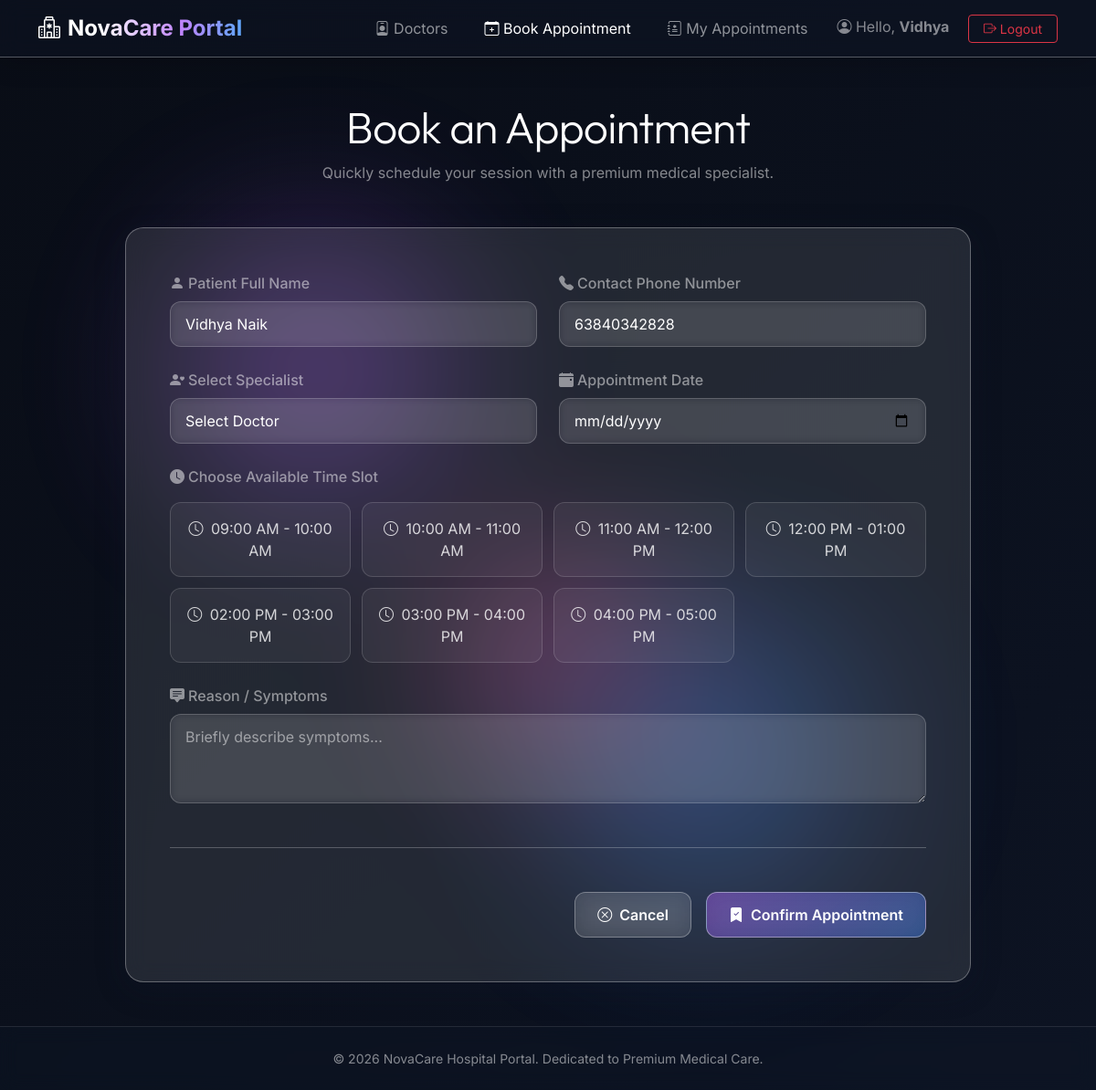
Screenshot of /book/ (signed in) with the database file from the repository.
### appointments/models.py (models this page shows, shortened)
class Appointment(models.Model):
    STATUS_CHOICES = [
        ('PENDING', 'Pending'),
        ('CONFIRMED', 'Confirmed'),
        ('DECLINED', 'Declined'),
        ('COMPLETED', 'Completed'),
        ('RESCHEDULED', 'Rescheduled'),
    ]
    TIME_SLOT_CHOICES = [
        ('09:00 - 10:00', '09:00 AM - 10:00 AM'),
        ('10:00 - 11:00', '10:00 AM - 11:00 AM'),
        ('11:00 - 12:00', '11:00 AM - 12:00 PM'),
        ('12:00 - 13:00', '12:00 PM - 01:00 PM'),
        ('14:00 - 15:00', '02:00 PM - 03:00 PM'),
        ('15:00 - 16:00', '03:00 PM - 04:00 PM'),
        ('16:00 - 17:00', '04:00 PM - 05:00 PM'),
    ]
    PATIENT_RESPONSE_CHOICES = [
        ('PENDING', 'Pending'),
        ('ACCEPTED', 'Accepted'),
        ('REJECTED', 'Rejected'),
    ]
    patient = models.ForeignKey(User, on_delete=models.CASCADE, related_name='appointments', null=True, blank=True)
    patient_name = models.CharField(max_length=100)
    patient_phone = models.CharField(max_length=20)
    doctor = models.ForeignKey(Doctor, on_delete=models.CASCADE, related_name='appointments')
    appointment_date = models.DateField()
    time_slot = models.CharField(max_length=20, choices=TIME_SLOT_CHOICES)
    reason = models.TextField()
    status = models.CharField(max_length=15, choices=STATUS_CHOICES, default='PENDING')
    doctor_response_message = models.TextField(blank=True, null=True)
    rescheduled_date = models.DateField(null=True, blank=True)
    rescheduled_time = models.CharField(max_length=20, choices=TIME_SLOT_CHOICES, null=True, blank=True)
    patient_response = models.CharField(max_length=20, choices=PATIENT_RESPONSE_CHOICES, default='PENDING')
    declined_reason = models.TextField(blank=True, null=True)
    created_at = models.DateTimeField(auto_now_add=True)
    updated_at = models.DateTimeField(auto_now=True)

### appointments/views.py (the view, shortened to what this page needs)
# urls.py: path('book/', views.AppointmentCreateView.as_view(), name='book_appointment'),
class AppointmentCreateView(LoginRequiredMixin, CreateView):
    login_url = 'login'
    model = Appointment
    form_class = AppointmentForm
    template_name = 'portal/book_appointment.html'
    success_url = reverse_lazy('dashboard')
    def get_initial(self):
        initial = super().get_initial()
        if self.request.user.is_authenticated:
            initial['patient_name'] = self.request.user.get_full_name() or self.request.user.username
            last_app = Appointment.objects.filter(patient=self.request.user).order_by('-created_at').first()
            if last_app:
                initial['patient_phone'] = last_app.patient_phone
        return initial

### appointments/forms.py (shortened to what this page needs)
class AppointmentForm(forms.ModelForm):
    doctor = forms.ModelChoiceField(
        queryset=Doctor.objects.filter(is_active=True),
        empty_label="Select Doctor",
        widget=forms.Select(attrs={'class': 'form-select glass-input'})
    )
    class Meta:
        model = Appointment
        fields = ['patient_name', 'patient_phone', 'doctor', 'appointment_date', 'time_slot', 'reason']
        widgets = {
            'patient_name': forms.TextInput(attrs={'class': 'form-control glass-input', 'placeholder': 'Enter patient full name'}),
            'patient_phone': forms.TextInput(attrs={'class': 'form-control glass-input', 'placeholder': 'Enter contact number'}),
            'appointment_date': forms.DateInput(attrs={'class': 'form-control glass-input', 'type': 'date'}),
            'time_slot': forms.Select(attrs={'class': 'form-select glass-input'}),
            'reason': forms.Textarea(attrs={'class': 'form-control glass-input', 'rows': 3, 'placeholder': 'Briefly describe symptoms...'}),
        }

### appointments/models.py (called while the page is built)
    def __str__(self):
        return f"Dr. {self.name} ({self.get_department_display()})"

### templates/portal/book_appointment.html (shortened to what this page needs)
{% extends 'base.html' %}
{% block content %}
<div class="row justify-content-center">
    <div class="col-lg-10">
        <div class="text-center mb-5">
            <h1 class="display-5 text-white">Book an Appointment</h1>
            <p class="text-white-50">Quickly schedule your session with a premium medical specialist.</p>
        </div>
        <div class="glass-card p-4 p-md-5">
            <form method="post" id="appointment-form" novalidate>
                <div class="row g-4">
                    <div class="col-md-6">
                        <label for="{{ form.patient_name.id_for_label }}" class="form-label text-white-50 fw-medium">
                            <i class="bi bi-person-fill me-1"></i>Patient Full Name
                        </label>
                        {{ form.patient_name }}
                    </div>
                    <div class="col-md-6">
                        <label for="{{ form.patient_phone.id_for_label }}" class="form-label text-white-50 fw-medium">
                            <i class="bi bi-telephone-fill me-1"></i>Contact Phone Number
                        </label>
                        {{ form.patient_phone }}
                    </div>
                    <div class="col-md-6">
                        <label for="{{ form.doctor.id_for_label }}" class="form-label text-white-50 fw-medium">
                            <i class="bi bi-person-heart me-1"></i>Select Specialist
                        </label>
                        {{ form.doctor }}
                    </div>
                    <div class="col-md-6">
                        <label for="{{ form.appointment_date.id_for_label }}" class="form-label text-white-50 fw-medium">
                            <i class="bi bi-calendar-event-fill me-1"></i>Appointment Date
                        </label>
                        {{ form.appointment_date }}
                    </div>
                    <div class="col-12">
                        <label class="form-label text-white-50 fw-medium d-block mb-3">
                            <i class="bi bi-clock-fill me-1"></i>Choose Available Time Slot
                        </label>
                        <div class="time-slot-grid" id="custom-time-slot-container">
                            {% for value, label in form.fields.time_slot.choices %}
                                {% if value %}
                                    <button type="button" class="btn time-slot-btn py-3" data-value="{{ value }}">
                                        <i class="bi bi-clock me-1 text-purple"></i> {{ label }}
                                    </button>
                                {% endif %}
                            {% endfor %}
                        </div>
                    </div>
                    <div class="col-12">
                        <label for="{{ form.reason.id_for_label }}" class="form-label text-white-50 fw-medium">
                            <i class="bi bi-chat-square-text-fill me-1"></i>Reason / Symptoms
                        </label>
                        {{ form.reason }}
                    </div>
                </div>
                <hr class="border-white-50 opacity-20 my-5">
                <div class="d-flex flex-column flex-md-row justify-content-end gap-3">
                    <a href="{% url 'doctor_list' %}" class="glass-btn text-decoration-none">
                        <i class="bi bi-x-circle"></i> Cancel
                    </a>
                    <button type="submit" class="glass-btn glass-btn-primary">
                        <i class="bi bi-bookmark-check-fill"></i> Confirm Appointment
                    </button>
                </div>
            </form>
        </div>
    </div>
</div>
{% endblock %}

### templates/base.html (shortened to what this page needs)
{% load static %}
<!DOCTYPE html>
<html lang="en">
<head>
    <link href="https://cdn.jsdelivr.net/npm/bootstrap@5.3.2/dist/css/bootstrap.min.css" rel="stylesheet">
    <link href="https://cdn.jsdelivr.net/npm/bootstrap-icons@1.11.2/font/bootstrap-icons.min.css" rel="stylesheet">
    <link rel="stylesheet" href="{% static 'css/style.css' %}">
</head>
<body>
    <div class="bg-glow-container">
        <div class="bg-glow-orb orb-1"></div>
        <div class="bg-glow-orb orb-2"></div>
        <div class="bg-glow-orb orb-3"></div>
    </div>
    <nav class="navbar navbar-expand-lg navbar-dark glass-navbar sticky-top">
        <div class="container">
            <a class="navbar-brand fw-bold fs-4" href="{% url 'doctor_list' %}">
                <i class="bi bi-hospital" style="color: #c084fc;"></i>
                <span>NovaCare Portal</span>
            </a>
            <div class="collapse navbar-collapse" id="navbarNav">
                <ul class="navbar-nav ms-auto align-items-center gap-2 mt-2 mt-lg-0">
                    <li class="nav-item">
                        <a class="nav-link px-3 {% if request.resolver_match.url_name == 'doctor_list' %}active{% endif %}" href="{% url 'doctor_list' %}">
                            <i class="bi bi-person-badge"></i> Doctors
                        </a>
                    </li>
                    {% if user.is_authenticated %}
                        {% if user.is_superuser or user.is_staff %}
                            <li class="nav-item">
                                <a class="nav-link px-3 {% if request.resolver_match.url_name == 'admin_dashboard' %}active{% endif %}" href="{% url 'admin_dashboard' %}">
                                    <i class="bi bi-shield-lock-fill"></i> Admin Panel
                                </a>
                            </li>
                        {% elif user.doctor_profile %}
                            <li class="nav-item">
                                <a class="nav-link px-3 {% if request.resolver_match.url_name == 'doctor_dashboard' %}active{% endif %}" href="{% url 'doctor_dashboard' %}">
                                    <i class="bi bi-grid-1x2-fill"></i> Doctor Panel
                                </a>
                            </li>
                        {% else %}
                            <li class="nav-item">
                                <a class="nav-link px-3 {% if request.resolver_match.url_name == 'book_appointment' %}active{% endif %}" href="{% url 'book_appointment' %}">
                                    <i class="bi bi-calendar-plus"></i> Book Appointment
                                </a>
                            </li>
                            <li class="nav-item">
                                <a class="nav-link px-3 {% if request.resolver_match.url_name == 'patient_dashboard' %}active{% endif %}" href="{% url 'patient_dashboard' %}">
                                    <i class="bi bi-journal-medical"></i> My Appointments
                                </a>
                            </li>
                        {% endif %}
                        <li class="nav-item ms-lg-2">
                            <span class="navbar-text me-3 d-none d-lg-inline text-white-50">
                                <i class="bi bi-person-circle"></i> Hello, <strong>{{ user.first_name|default:user.username }}</strong>
                            </span>
                            <a class="btn btn-outline-danger btn-sm px-3" href="{% url 'logout' %}">
                                <i class="bi bi-box-arrow-right"></i> Logout
                            </a>
                        </li>
                    {% endif %}
                </ul>
            </div>
        </div>
    </nav>
    <main class="container my-5 flex-grow-1">
        {% block content %}{% endblock %}
    </main>
    <footer class="py-4 text-center text-white-50 mt-auto">
        <div class="container">
            <p class="mb-0 small">&copy; 2026 NovaCare Hospital Portal. Dedicated to Premium Medical Care.</p>
        </div>
    </footer>
</body>
</html>

### static/css/style.css (style rules this page uses)
:root { --glass-bg: rgba(255, 255, 255, 0.1); --glass-border: rgba(255, 255, 255, 0.3); --glass-blur: blur(12px); --glass-shadow: 0 8px 32px 0 rgba(15, 23, 42, 0.3); --primary-glow: #a855f7; --secondary-glow: #3b82f6; --accent-glow: #ec4899; }
body { background: linear-gradient(135deg, #090d16 0%, #0f172a 40%, #1e1b4b 70%, #2e1065 100%); background-size: 400% 400%; animation: gradientAnimation 20s ease infinite; color: #f8fafc; font-family: 'Inter', sans-serif; min-height: 100vh; display: flex; flex-direction: column; overflow-x: hidden; position: relative; }
h1, h2, h3, h4, h5, h6, .display-font { font-family: 'Outfit', sans-serif; font-weight: 700; letter-spacing: -0.02em; }
.bg-glow-container { position: fixed; top: 0; left: 0; right: 0; bottom: 0; width: 100%; height: 100%; z-index: -2; overflow: hidden; pointer-events: none; }
.bg-glow-orb { position: absolute; border-radius: 50%; filter: blur(80px); opacity: 0.45; }
.orb-1 { top: 15%; left: 10%; width: 450px; height: 450px; background: radial-gradient(circle, var(--primary-glow) 0%, rgba(168, 85, 247, 0) 70%); animation: floatOrb1 25s infinite alternate ease-in-out; }
.orb-2 { bottom: 10%; right: 15%; width: 500px; height: 500px; background: radial-gradient(circle, var(--secondary-glow) 0%, rgba(59, 130, 246, 0) 70%); animation: floatOrb2 30s infinite alternate ease-in-out; }
.orb-3 { top: 45%; right: 35%; width: 350px; height: 350px; background: radial-gradient(circle, var(--accent-glow) 0%, rgba(236, 72, 153, 0) 70%); animation: floatOrb3 22s infinite alternate ease-in-out; }
.glass-navbar { background: rgba(15, 23, 42, 0.4); backdrop-filter: var(--glass-blur); -webkit-backdrop-filter: var(--glass-blur); border-bottom: 1px solid var(--glass-border); z-index: 1030; box-shadow: 0 4px 30px rgba(0, 0, 0, 0.2); }
.glass-card { background: var(--glass-bg); backdrop-filter: var(--glass-blur); -webkit-backdrop-filter: var(--glass-blur); border: 1px solid var(--glass-border); box-shadow: var(--glass-shadow); border-radius: 20px; transition: all 0.4s cubic-bezier(0.16, 1, 0.3, 1); position: relative; overflow: hidden; }
.glass-card::before { content: ''; position: absolute; top: 0; left: -100%; width: 100%; height: 100%; background: linear-gradient( 90deg, rgba(255, 255, 255, 0) 0%, rgba(255, 255, 255, 0.05) 50%, rgba(255, 255, 255, 0) 100% ); transition: all 0.6s ease; }
.glass-input { background: rgba(255, 255, 255, 0.05); border: 1px solid rgba(255, 255, 255, 0.2); border-radius: 12px; color: #ffffff !important; padding: 12px 16px; transition: all 0.3s ease; backdrop-filter: blur(5px); -webkit-backdrop-filter: blur(5px); }
.glass-input::placeholder { color: rgba(255, 255, 255, 0.5) !important; }
select.glass-input option { background-color: #0f172a; color: #ffffff; }
.glass-btn { background: rgba(255, 255, 255, 0.1); border: 1px solid var(--glass-border); backdrop-filter: var(--glass-blur); -webkit-backdrop-filter: var(--glass-blur); color: #ffffff; padding: 12px 24px; border-radius: 12px; font-weight: 600; transition: all 0.3s cubic-bezier(0.16, 1, 0.3, 1); display: inline-flex; align-items: center; justify-content: center; gap: 8px; }
.glass-btn-primary { background: linear-gradient(135deg, rgba(168, 85, 247, 0.4), rgba(59, 130, 246, 0.4)); border: 1px solid rgba(255, 255, 255, 0.4); }
.navbar-brand { font-size: 1.5rem; font-weight: 800; background: linear-gradient(to right, #ffffff 30%, #c084fc 70%, #60a5fa 100%); -webkit-background-clip: text; -webkit-text-fill-color: transparent; display: flex; align-items: center; gap: 8px; }
footer { margin-top: auto; border-top: 1px solid rgba(255, 255, 255, 0.1); background: rgba(15, 23, 42, 0.3); backdrop-filter: blur(10px); -webkit-backdrop-filter: blur(10px); }

### templates/portal/book_appointment.html (style rules this page uses)
.time-slot-grid { display: grid; grid-template-columns: repeat(auto-fill, minmax(180px, 1fr)); gap: 12px; }
.time-slot-btn { background: rgba(255, 255, 255, 0.05); border: 1px solid rgba(255, 255, 255, 0.15); color: rgba(255, 255, 255, 0.8); border-radius: 12px; transition: all 0.3s cubic-bezier(0.16, 1, 0.3, 1); cursor: pointer; }

### rows the page displays
Appointment: patient_name "Vidhya Naik", patient_phone "63840342828", doctor "Select Doctor"

### other values shown
{{ user.first_name|default:user.username }} "Vidhya"
{{ label }} "09:00 AM - 10:00 AM" "10:00 AM - 11:00 AM" "11:00 AM - 12:00 PM" "12:00 PM - 01:00 PM" "02:00 PM - 03:00 PM" "03:00 PM - 04:00 PM" "04:00 PM - 05:00 PM"
